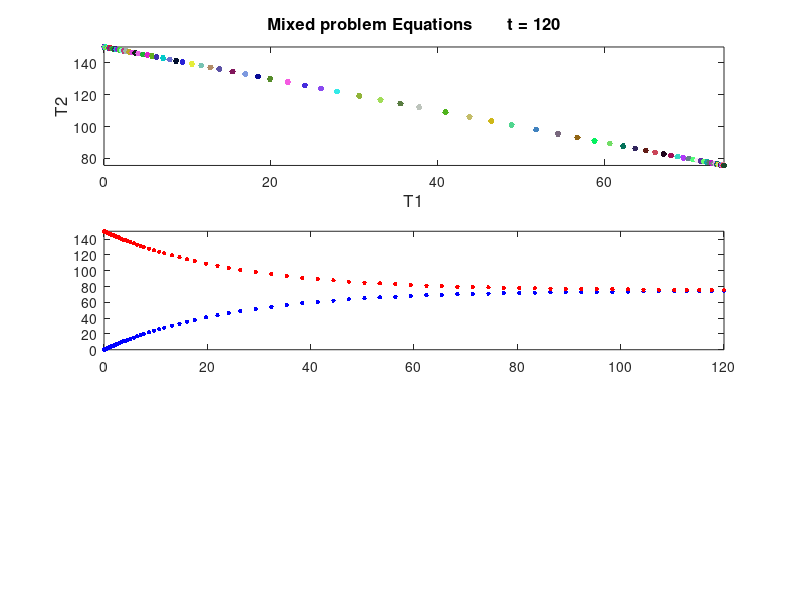

Write the MATLAB code that produced this figure.
% =========================================================================
% Matlab program to draw a phase portrait for the Mixed problem model. 
% The results are shown at each time step. 
% In addition, the user has the option of plotting a time series graph for x or y. 
% Equations are solved using a numerical ODE solver. 
%
%   
% Hone-Jay Chu 3/6/2020
% =========================================================================

function Mixed
clear  % Clears command window
clc    % Clears command history
clf    % Removes anything in the figure window before simulation. 

% ======================================================= 

countdown = 3;  % Countdown time length before simulation runs. 
iterations = 1;  % Sets initial interation count to 1;
pausetime = 0.5;  % Shows solutions at each time step. 
runtime = 120;    % Duration time of simulation.


% =============== Initial conditions for x and y ==========================
initialx1 = 0;
initialx2 = 150;

fprintf('----------------------------------\n4.1 Mixing problem model \n\nMatlab code written by James Adamss, modified by HJ Chu\n----------------------------------')
% fprintf('\n\nParameter values set,')
% %fprintf('\n\nalpha = %2.6f \nbeta = %2.6f \ngamma = %2.6f \ndelta = %2.6f ',alpha,beta,gamma,delta)
% fprintf('\n\nTo plot a time series graph for x, set the choice parameter in the code to 1.') 
% fprintf('\nSet choice to 2 to plot a time series graph for y.\n\nSimulation will run in ')

% for i = 3:-1:1
%     fprintf('\n%8i',countdown')    % Countdown to simulation start.
%     countdown = countdown-1;
%     pause(1)
% end

% Solves equations using numerical ODE solver 45 (nonstiff runge kutta)
deq1=@(t,x) [-2/100*x(1)+2/100*x(2); 2/100*x(1)-2/100*x(2)];
[t,sol] = ode45(deq1,[0 runtime],[initialx1 initialx2]);

arraysize = size(t);  % Sets time array size for the for loop.

%============ Solutions are plotted at each time step =====================

for i = 1 : max(arraysize) 
    subplot(3,1,1)
    plot(sol(iterations,1),sol(iterations,2),'.','color',[rand; rand; rand],'markersize',14,'MarkerFaceColor','b');                               
    hold on
    title(['Mixed problem Equations       t = ' num2str(t(iterations))],'fontsize',12)
    xlabel('T1','fontsize',12)
    ylabel('T2','fontsize',12)
    axis([min(sol(:,1)) max(sol(:,1)) min(sol(:,2)) max(sol(:,2))])
  
    subplot(3,1,2)
    plot(t(i,1),sol(i,1),'b.','markersize',10,'MarkerFaceColor','b')
    hold on;
    plot(t(i,1),sol(i,2),'r.','markersize',10,'MarkerFaceColor','b')
    hold on;
    axis([0 runtime 0 150])
      
    
  
    iterations = iterations + 1;   % Adds 1 to the iteration count. 
    pause(pausetime)
end

% ==== Plots time series of x or y graph depending on choice ============== 
%if choice == 1
%     subplot(3,1,2)
%     plot(t(:,1),sol(:,1),'b.','markersize',10,'MarkerFaceColor','b')
%     title(['Lotka-Volterra time series for x        run time = ' num2str(max(t)) ' seconds '],'fontsize',12)
%     xlabel('t')
%     ylabel('x')
%     axis([min(t(:,1)) max(t(:,1)) min(sol(:,1)) max(sol(:,1))])
% %elseif choice == 2
%     %title(['Lotka-Volterra time series for y        run time = ' num2str(max(t)) ' seconds '],'fontsize',12)
%     subplot(3,1,3)
%     plot(t(:,1),sol(:,2),'r.','markersize',10,'MarkerFaceColor','b')
%     title(['zoom in'],'fontsize',12)
%     xlabel('t')
%     ylabel('W')
%     axis([min(t(:,1)) max(t(:,1)) min(sol(:,2)) max(sol(:,2))])
%end

%====================== End of program ====================================